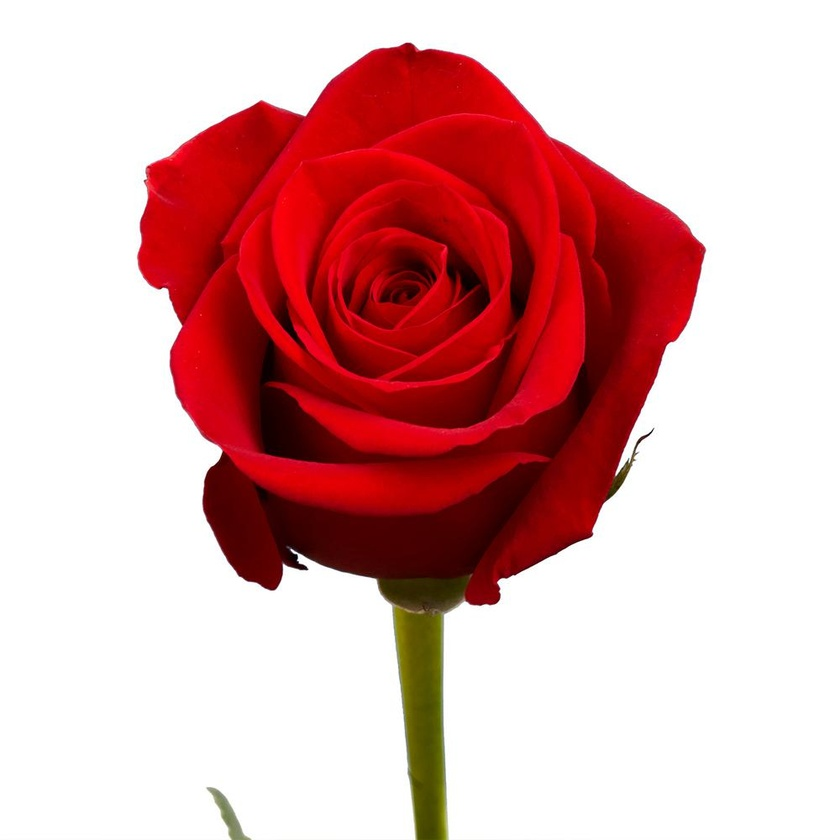
%> input picture bunga.jpg, 840 x 840 px, shrunk from 1000 x 1000 before the run
$ octave Untitled3.m   (GNU Octave 9; MATLAB toolbox functions it lacks are replaced by stand-ins)
%> lines starting %> are read from the running program, lines starting %| are printed output that depends on the picture; in (x1, y1, x2, y2) boxes, pixels count from 0 and x2, y2 are one past the last pixel; in counts of white or black regions, pixels touching at a corner belong together; the program's own positions count from 1
clc;    % Clear the command window.
close all;  % Close all figures (except those of imtool.)
workspace;  % Make sure the workspace panel is showing.
format long g;
format compact;
fontSize = 25;
%===============================================================================
% Get the name of the first image the user wants to use.
baseFileName = 'bunga.jpg';
folder = fileparts(which(baseFileName)); % Determine where demo folder is (works with all versions).
fullFileName = fullfile(folder, baseFileName);
% Check if file exists.
if ~exist(fullFileName, 'file')
  % The file doesn't exist -- didn't find it there in that folder.
  % Check the entire search path (other folders) for the file by stripping off the folder.
  fullFileNameOnSearchPath = baseFileName; % No path this time.
  if ~exist(fullFileNameOnSearchPath, 'file')
    % Still didn't find it.  Alert user.
    errorMessage = sprintf('Error: %s does not exist in the search path folders.', fullFileName);
    uiwait(warndlg(errorMessage));
    return;
  end
end
%=======================================================================================
% Read in demo image.
rgbImage = imread(fullFileName);
%> rgbImage is the input picture: size 840x840x3 uint8; mean R, G, B 221.6, 172.6, 172.9
% Get the dimensions of the image.
[rows, columns, numberOfColorChannels] = size(rgbImage);
%> rows = 840; columns = 840; numberOfColorChannels = 3
% Display the original image.
subplot(2, 2, 1);
imshow(rgbImage, []);
axis on;
caption = sprintf('Original Color Image, %s', baseFileName);
title(caption, 'FontSize', fontSize, 'Interpreter', 'None');
% Set up figure properties:
% Enlarge figure to full screen.
set(gcf, 'Units', 'Normalized', 'OuterPosition', [0 0.05 1 0.95]);
% Get rid of tool bar and pulldown menus that are along top of figure.
% set(gcf, 'Toolbar', 'none', 'Menu', 'none');
% Give a name to the title bar.
set(gcf, 'Name', 'Demo by ImageAnalyst', 'NumberTitle', 'Off')
drawnow;
hp = impixelinfo(); % Set up status line to see values when you mouse over the image.
[rows, columns, numberOfColorChannels] = size(rgbImage)
if numberOfColorChannels > 1
  % It's not really gray scale like we expected - it's color.
  % Use weighted sum of ALL channels to create a gray scale image.
%   grayImage = rgb2gray(rgbImage);
  % ALTERNATE METHOD: Convert it to gray scale by taking only the green channel,
  % which in a typical snapshot will be the least noisy channel.
  grayImage = rgbImage(:, :, 1); % Take red channel.
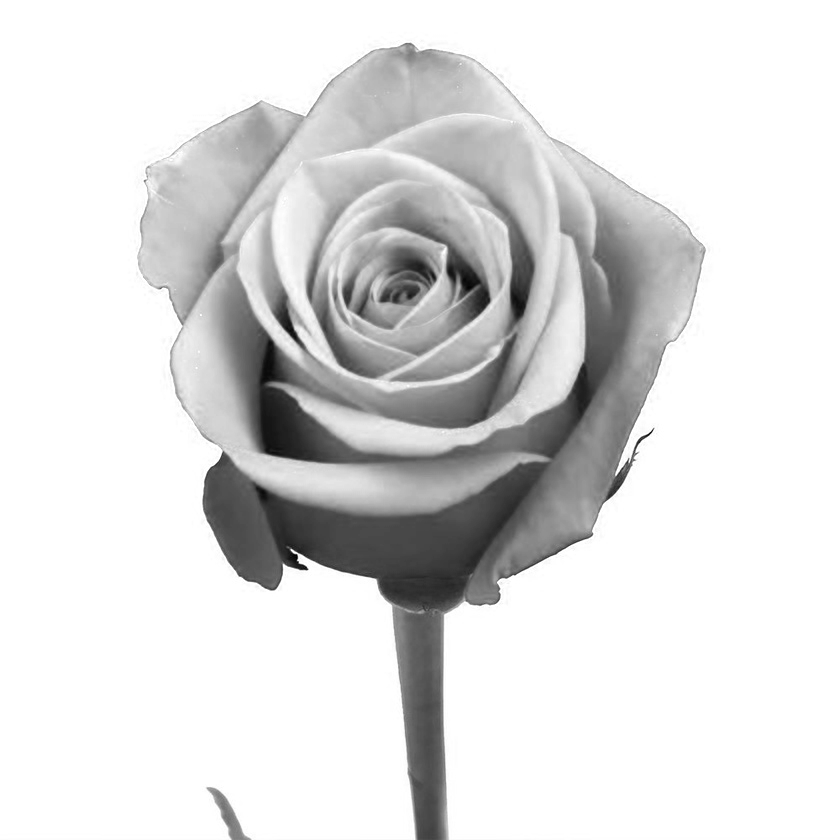
%> grayImage: size 840x840 uint8; min 0, max 255, mean 221.6
end
% Display the image.
subplot(2, 2, 2);
imshow(grayImage, []);
axis on;
caption = sprintf('Gray Image');
title(caption, 'FontSize', fontSize, 'Interpreter', 'None');
hp = impixelinfo();
drawnow;

%=======================================================================================
binaryImage = grayImage <20;
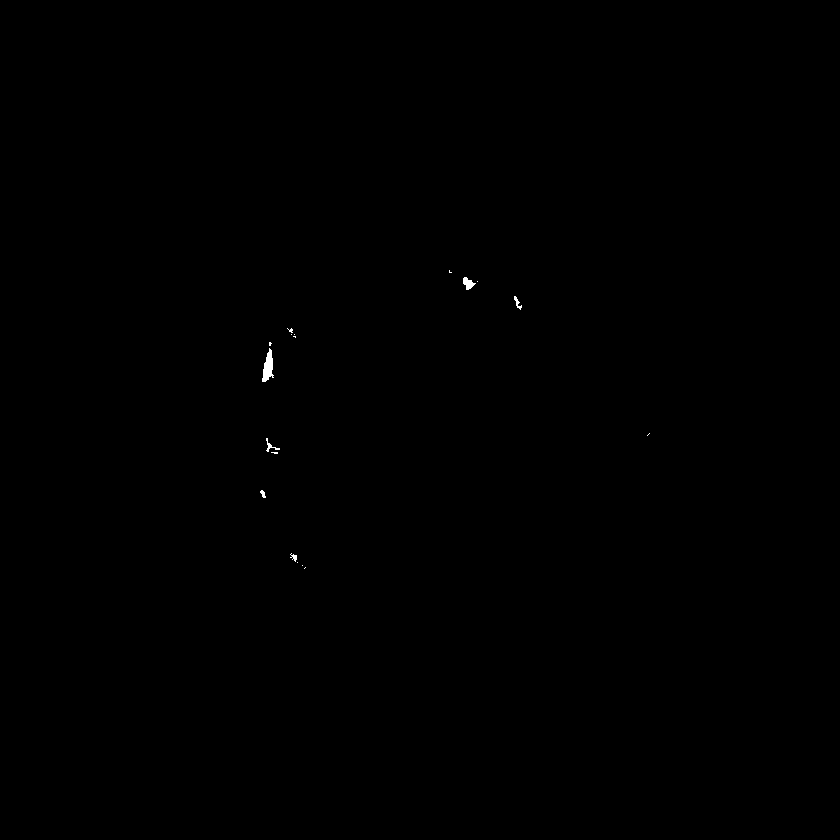
%> binaryImage: size 840x840 logical; 0.08% white; 18 white regions (12 under 20 px), largest, box (x1, y1, x2, y2) and area: (262, 348, 274, 382) 236, (463, 277, 476, 290) 94, (266, 438, 280, 452) 51, (514, 296, 522, 310) 43, (290, 553, 297, 562) 31, (260, 490, 266, 498) 28
disp(binaryImage);
% Keep only the largest blob.
binaryImage = bwareafilt(binaryImage, 1);
%> binaryImage: size 840x840 logical; 0.03% white; 1 white region
% Display the masked image.
subplot(2, 2, 3);
imshow(binaryImage, []);
axis on;
caption = sprintf('Binary Image');
title(caption, 'FontSize', fontSize, 'Interpreter', 'None');
hp = impixelinfo();
drawnow;
% Get the bounding box of the blob.
props = regionprops(binaryImage, 'BoundingBox');
%> props = 1 region; box (x1, y1, x2, y2): (262, 348, 274, 382)
boundingBox = [props.BoundingBox]
%> boundingBox = [262.5 348.5 12 34]
% Display the original image.
subplot(2, 2, 4);
imshow(rgbImage, []);
axis on;
caption = sprintf('Original Color Image, %s', baseFileName);
title(caption, 'FontSize', fontSize, 'Interpreter', 'None');
% Plot the bounding box over it.
hold on;
rectangle('Position', boundingBox, 'LineWidth', 2, 'EdgeColor', 'r')
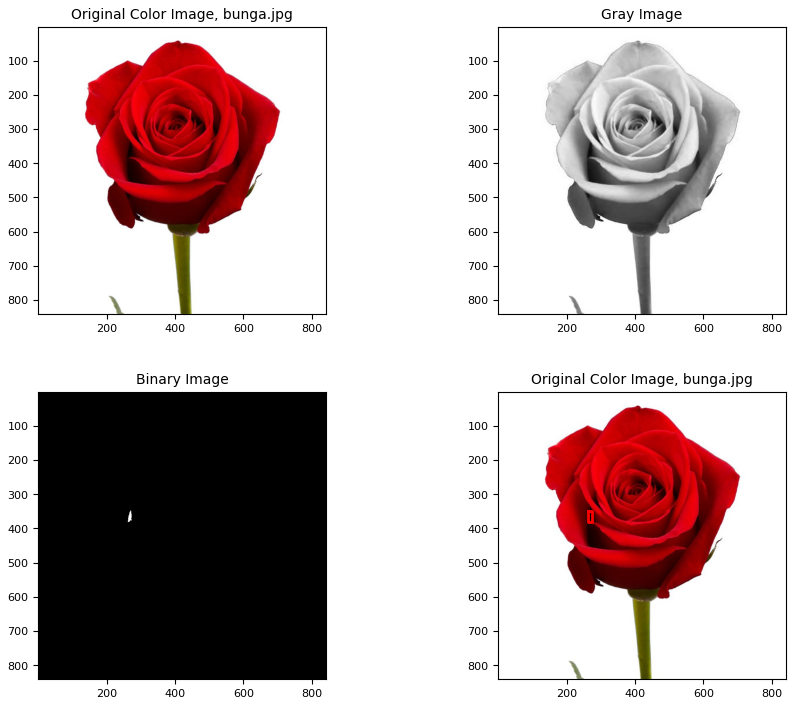
%> figure redrawn from the program's plot data, 4 panels
